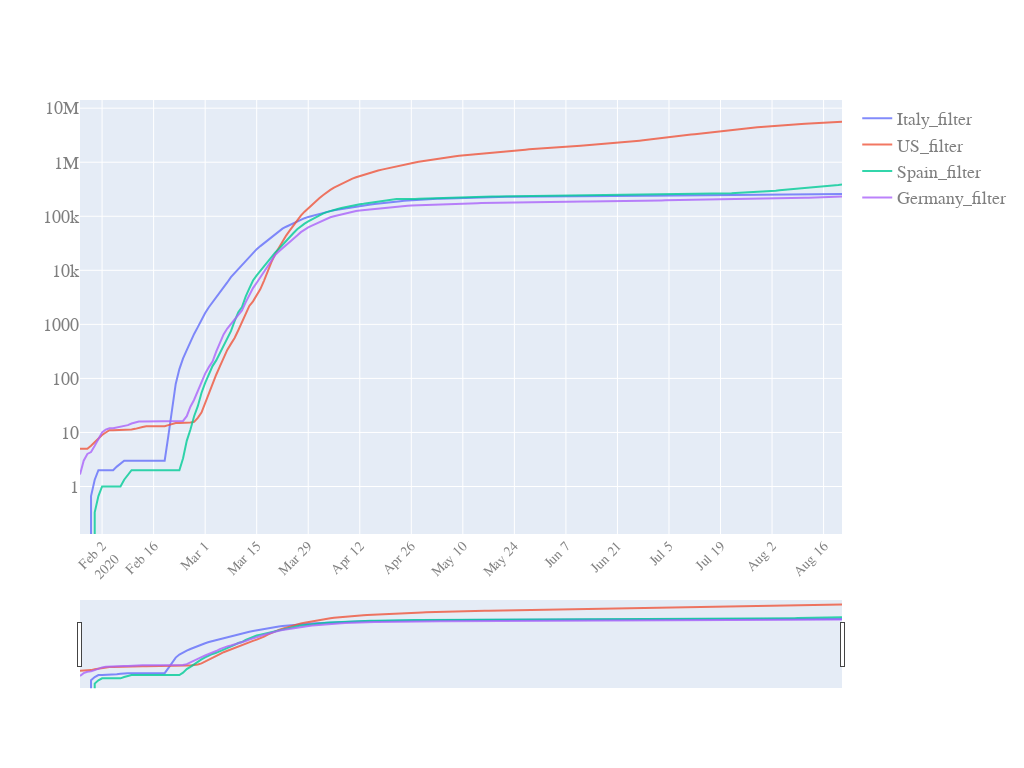

This figure's notebook cell:
### Code cell
start_pos=5
quick_plot(df_analyse.date[start_pos:],
          df_analyse[filter_cols].iloc[start_pos:,:],
          y_scale='log',
          slider=True)

### Figure 1 — Plotly figure (JSON) as saved in the notebook; plotly's stock layout.template omitted (floating-point values rounded to 4 significant figures; data arrays with more than 128 entries replaced by an {"elided": "..."} marker saying what was removed)
{"data": [{"name": "Italy_filter", "opacity": 0.8, "type": "scatter", "x": {"elided": "208 str values"}, "y": {"elided": "208 float values"}}, {"name": "US_filter", "opacity": 0.8, "type": "scatter", "x": {"elided": "208 str values"}, "y": {"elided": "208 float values"}}, {"name": "Spain_filter", "opacity": 0.8, "type": "scatter", "x": {"elided": "208 str values"}, "y": {"elided": "208 float values"}}, {"name": "Germany_filter", "opacity": 0.8, "type": "scatter", "x": {"elided": "208 str values"}, "y": {"elided": "208 float values"}}], "layout": {"autosize": true, "font": {"color": "#7f7f7f", "family": "PT sans, monospace", "size": 18}, "height": 768, "width": 1024, "xaxis": {"nticks": 20, "rangeslider": {"visible": true}, "tickangle": -45, "tickfont": {"color": "#7f7f7f", "size": 14}}, "yaxis": {"type": "log"}}}
